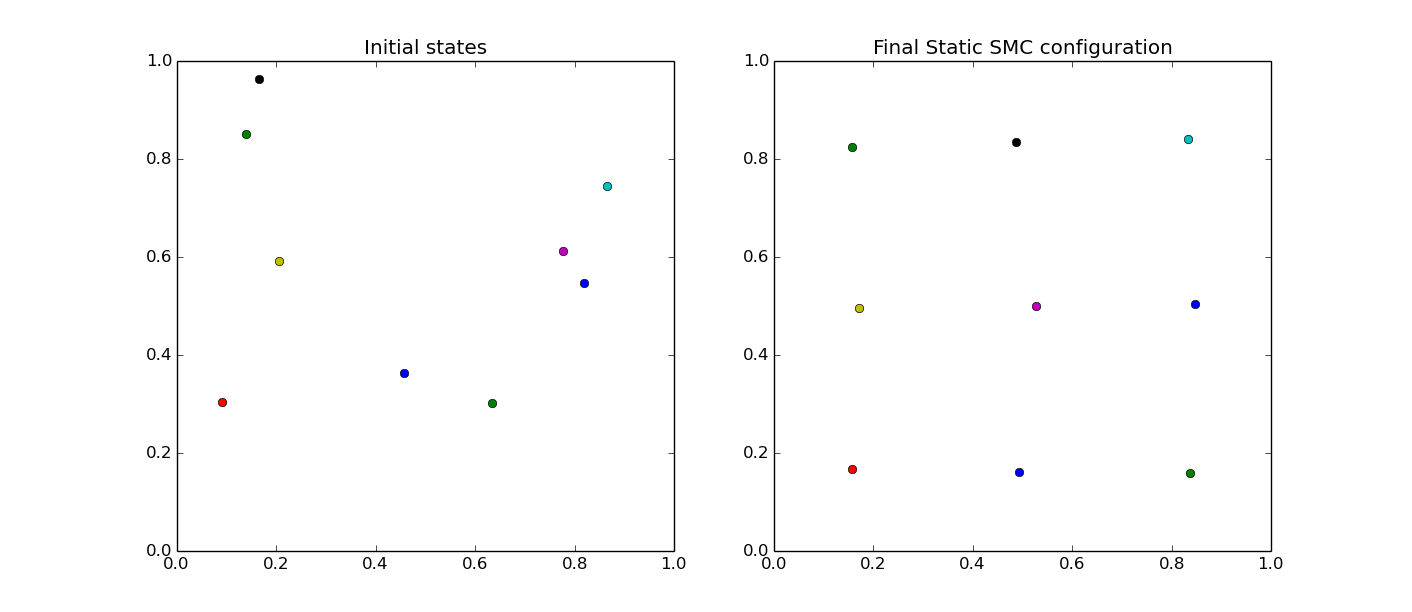

This figure's Python source:


import random
import matplotlib.pyplot as plt

from smc.probdist import ProbDist
from smc.agent import Agent
from smc.static_smc import StaticSMC

if __name__ == '__main__':

    # Define probability distribution
    prob_dist = ProbDist(xmin=0.0, xmax=1.0, ymin=0.0, ymax=1.0)
    # Define StaticSMC coverage object
    static_smc = StaticSMC(prob_dist)
    n_agents = 9
    random.seed(100118)
    initial_states = []
    # add agents to coverage object
    for iagent in range(n_agents):
        random_state = (random.random(), random.random())
        static_smc.add_agent(Agent(random_state[0], random_state[1]))
        initial_states.append(random_state)

    # Run the algorithm (2000 time-steps of size 0.01)
    static_smc.time_steps(2000, 0.01)

    final_states = []
    for agent in static_smc.agents:
        final_states.append((agent.x, agent.y))

    plt.figure(figsize=(14, 6))
    # plotting initial locations of each agent
    plt.subplot(1, 2, 1)
    for state in initial_states:
        plt.plot(state[0], state[1], 'o')
    plt.axis([0, 1, 0, 1])
    plt.title('Initial states')
    # plotting final configuration of agents
    plt.subplot(1, 2, 2)
    for state in final_states:
        plt.plot(state[0], state[1], 'o')
    plt.axis([0, 1, 0, 1])
    plt.title('Final Static SMC configuration')
    plt.show()
